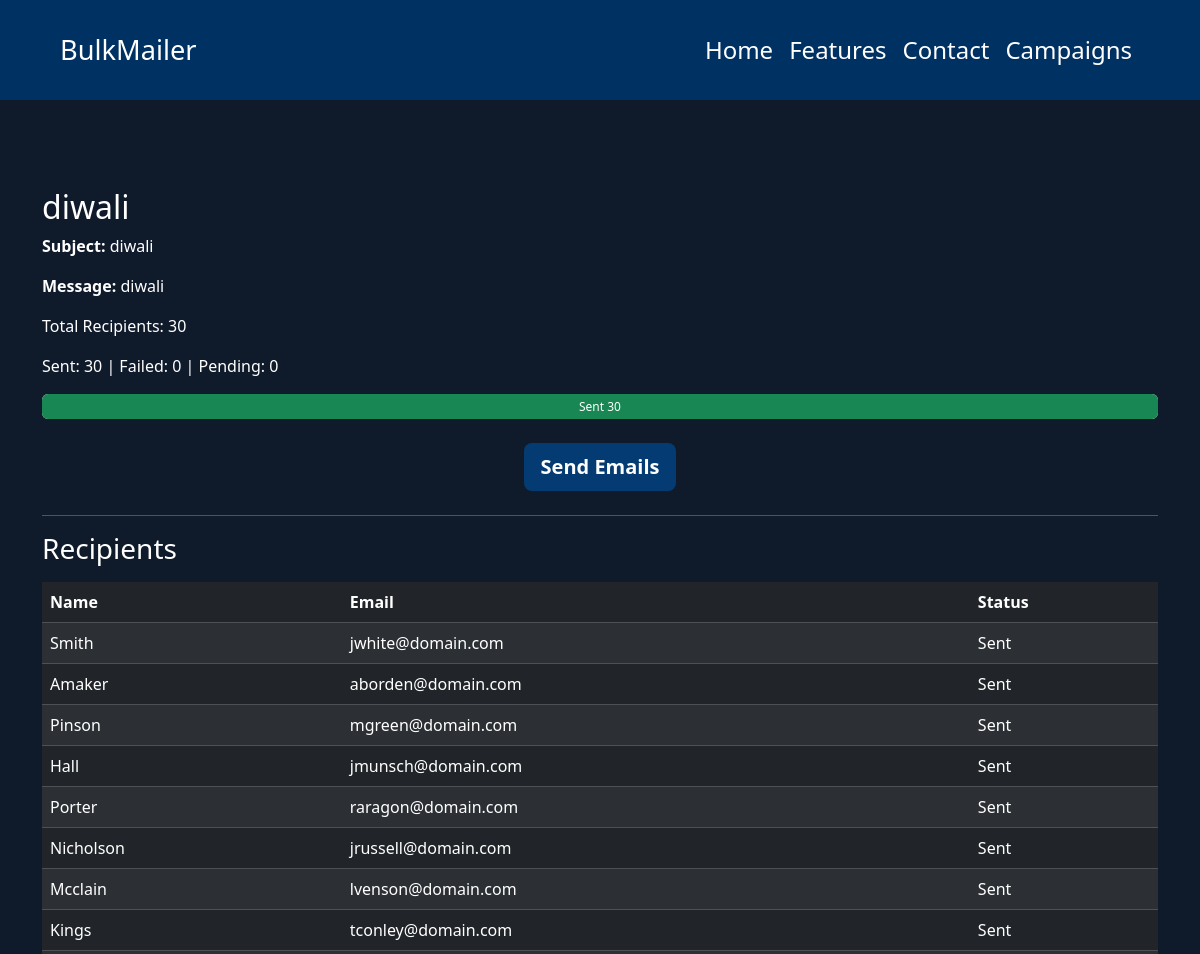
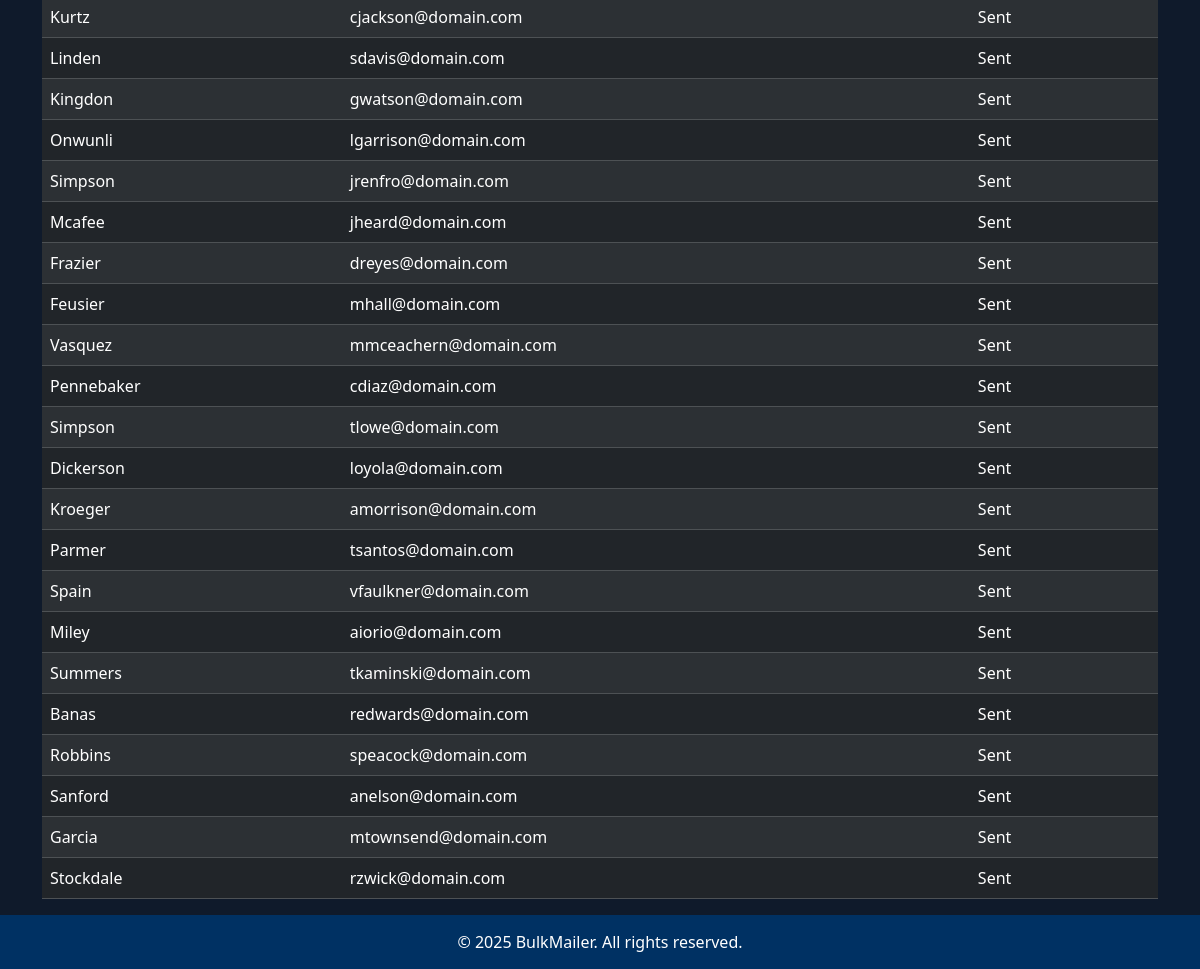
The page /campaign/38/ on the database its author committed (2 pictures, top to bottom).
### bulk/models.py (models this page shows, shortened)
class Campaign(models.Model):
    user = models.ForeignKey(User, on_delete=models.CASCADE, null=True, blank=True)  # make it optional
    title = models.CharField(max_length=200)
    subject = models.CharField(max_length=200)
    message = models.TextField()
    created_at = models.DateTimeField(auto_now_add=True)
    progress = models.IntegerField(default=0)
    total = models.IntegerField(default=0)

class Recipient(models.Model):
    STATUS_CHOICES = [
        ('Pending', 'Pending'),
        ('Sent', 'Sent'),
        ('Failed', 'Failed')
    ]
    campaign = models.ForeignKey(Campaign, related_name='recipients', on_delete=models.CASCADE)
    name = models.CharField(max_length=200, blank=True)
    email = models.EmailField()
    status = models.CharField(max_length=10, choices=STATUS_CHOICES, default='Pending')
    sent_at = models.DateTimeField(null=True, blank=True)
    error_message = models.TextField(blank=True)

### bulk/views.py (the view)
# urls.py: path('campaign/<int:campaign_id>/', views.campaign_detail, name='campaign_detail'),
def campaign_detail(request, campaign_id):
    campaign = get_object_or_404(Campaign, id=campaign_id)
    recipients = campaign.recipients.all()
    total = recipients.count()
    sent_count = recipients.filter(status='Sent').count()
    failed_count = recipients.filter(status='Failed').count()
    pending_count = recipients.filter(status='Pending').count()
    sent_pct = int((sent_count / total) * 100) if total else 0
    failed_pct = int((failed_count / total) * 100) if total else 0
    pending_pct = int((pending_count / total) * 100) if total else 0
    return render(request, 'bulk/campaign_detail.html', {
        'campaign': campaign,
        'recipients': recipients,
        'total': total,
        'sent_count': sent_count,
        'failed_count': failed_count,
        'pending_count': pending_count,
        'sent_pct': sent_pct,
        'failed_pct': failed_pct,
        'pending_pct': pending_pct,
    })

### bulk/templates/bulk/campaign_detail.html (shortened to what this page needs)
{% extends 'bulk/base.html' %}
{% block content %}
<div class="container mt-5 text-white">
    <h2>{{ campaign.title }}</h2>
    <p><strong>Subject:</strong> {{ campaign.subject }}</p>
    <p><strong>Message:</strong> {{ campaign.message }}</p>
    <div class="mb-4">
        <p>Total Recipients: {{ total }}</p>
        <p>Sent: {{ sent_count }} | Failed: {{ failed_count }} | Pending: {{ pending_count }}</p>
        <div class="progress" style="height: 25px;">
            {% if total > 0 %}
            <div class="progress-bar bg-success"
                 role="progressbar"
                 style="width: {{ sent_pct }}%;">
                Sent {{ sent_count }}
            </div>
            {% endif %}
        </div>
    </div>
    <form method="POST" action="{% url 'send_campaign_emails' campaign.id %}">
        <div class="text-center mb-4">
            <button id="send-btn" class="btn btn-lg" style="background-color: rgb(4,59,114); color: white; font-weight: bold;">
                Send Emails
            </button>
        </div>
    </form>
    <hr>
    <h3 class="mb-3">Recipients</h3>
    <div class="table-responsive">
        <table class="table table-dark table-striped">
            <thead>
                <tr>
                    <th>Name</th>
                    <th>Email</th>
                    <th>Status</th>
                </tr>
            </thead>
            <tbody>
                {% for r in recipients %}
                <tr>
                    <td>{{ r.name }}</td>
                    <td>{{ r.email }}</td>
                    <td>{{ r.status }}</td>
                </tr>
                {% endfor %}
            </tbody>
        </table>
    </div>
</div>
{% endblock %}

### bulk/templates/bulk/base.html (style rules this page uses)
html, body { height: 100%; margin: 0; padding: 0; }
body { display: flex; flex-direction: column; background-color: #0f1a2b !important; color: white !important; }

### rows shown on the page
Campaign: title "diwali", subject "diwali", message "diwali"
Recipient: name "Smith", email "jwhite@domain.com", status "Sent"
Recipient: name "Amaker", email "aborden@domain.com", status "Sent"
Recipient: name "Pinson", email "mgreen@domain.com", status "Sent"
Recipient: name "Hall", email "jmunsch@domain.com", status "Sent"
Recipient: name "Porter", email "raragon@domain.com", status "Sent"
Recipient: name "Nicholson", email "jrussell@domain.com", status "Sent"
Recipient: name "Mcclain", email "lvenson@domain.com", status "Sent"
Recipient: name "Kings", email "tconley@domain.com", status "Sent"
Recipient: name "Kurtz", email "cjackson@domain.com", status "Sent"
Recipient: name "Linden", email "sdavis@domain.com", status "Sent"
Recipient: name "Kingdon", email "gwatson@domain.com", status "Sent"
Recipient: name "Onwunli", email "lgarrison@domain.com", status "Sent"
Recipient: name "Simpson", email "jrenfro@domain.com", status "Sent"
Recipient: name "Mcafee", email "jheard@domain.com", status "Sent"
Recipient: name "Frazier", email "dreyes@domain.com", status "Sent"
Recipient: name "Feusier", email "mhall@domain.com", status "Sent"
Recipient: name "Vasquez", email "mmceachern@domain.com", status "Sent"
Recipient: name "Pennebaker", email "cdiaz@domain.com", status "Sent"
Recipient: name "Simpson", email "tlowe@domain.com", status "Sent"
Recipient: name "Dickerson", email "loyola@domain.com", status "Sent"
Recipient: name "Kroeger", email "amorrison@domain.com", status "Sent"
Recipient: name "Parmer", email "tsantos@domain.com", status "Sent"
Recipient: name "Spain", email "vfaulkner@domain.com", status "Sent"
Recipient: name "Miley", email "aiorio@domain.com", status "Sent"
Recipient: name "Summers", email "tkaminski@domain.com", status "Sent"
Recipient: name "Banas", email "redwards@domain.com", status "Sent"
Recipient: name "Robbins", email "speacock@domain.com", status "Sent"
Recipient: name "Sanford", email "anelson@domain.com", status "Sent"
Recipient: name "Garcia", email "mtownsend@domain.com", status "Sent"
Recipient: name "Stockdale", email "rzwick@domain.com", status "Sent"

### other values the page prints
{{ total }} "30"
{{ sent_count }} "30"
{{ failed_count }} "0"
{{ pending_count }} "0"
